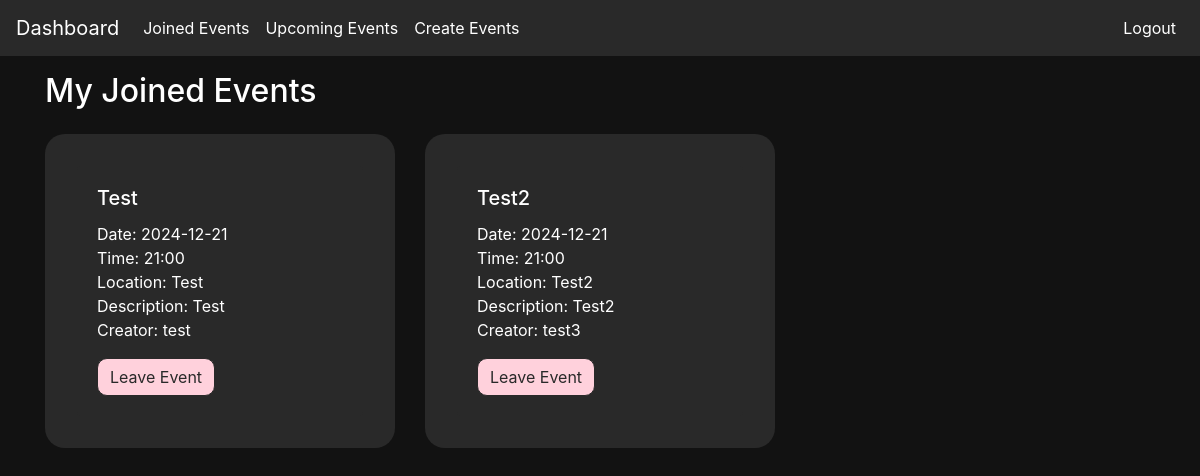
Page /myevents (signed in) on the committed database.
### app/models.py (models this page shows, shortened)
class Event(db.Model):
    id = db.Column(db.Integer, primary_key=True)
    title = db.Column(db.String(100), nullable=False)
    date = db.Column(db.DateTime, nullable=False)
    time = db.Column(db.DateTime, nullable=False)
    location = db.Column(db.String(100), nullable=False)
    description = db.Column(db.Text)
    attendees = db.relationship('User', secondary=attendance, back_populates='events_attending')
    likes = db.relationship('User', secondary=likes, back_populates='liked_events')
    creator_id = db.Column(db.Integer, db.ForeignKey('user.id'), nullable=False)
    creator = db.relationship('User', back_populates='created_events')

class User(db.Model, UserMixin):
    id = db.Column(db.Integer, primary_key=True)
    username = db.Column(db.String(50), unique=True, nullable=False)
    password = db.Column(db.String(200), nullable=False)
    events_attending = db.relationship('Event', secondary=attendance, back_populates='attendees')
    created_events = db.relationship('Event', back_populates='creator')
    liked_events = db.relationship('Event', secondary=likes, back_populates='likes')

### app/views.py (the view)
@app.route('/myevents', methods=['GET', 'POST'])
@login_required
def myevents():
    my_events = current_user.events_attending
    return render_template('myevents.html', my_events=my_events)

### app/models.py (called while the page is built)
@login_manager.user_loader
def load_user(user_id):
    return User.query.get(int(user_id))

### app/templates/myevents.html (shortened to what this page needs)
{% extends "base.html" %}
{% block content %}
<div class="container">
    <h2 class="event-title">My Joined Events</h2>
    <div class="row">
      {% for event in my_events %}
        <div class="col-md-4">
          <div class="container medium-widget-container mt-3">
            <div class="card">
              <div class="card-body">
                <h5 class="card-title">{{ event.title }}</h5>
                <p class="card-text">
                  Date: {{  event.date.strftime('%Y-%m-%d') }}<br>
                  Time: {{ event.time.strftime('%H:%M') }}<br>
                  Location: {{ event.location }}<br>
                  Description: {{ event.description }}<br>
                  Creator: {{ event.creator.username }}
                </p>
                <a href="{{ url_for('leave_event', event_id=event.id) }}" class="btn btn-primary">Leave Event</a>
              </div>
            </div>
          </div>
        </div>
      {% endfor %}
    </div>
  </div>
{% endblock %}

### app/static/styles.css (style rules this page uses)
#bootstrap-overrides { background-color: #121212; }
#bootstrap-overrides .btn-primary { background-color: #ffd1dc; border-color: #292929; color: #292929; border-radius: 10px; }
.medium-widget-container { background-color: #292929; padding: 2rem; border-radius: 20px; color: #ffffff; }
.card { background-color: #292929; border: none; }
.container { flex: 0 0 100%; margin-bottom: 12px; }
.event-title { color: #ffffff; }

### rows in the picture
Event: title "Test", date "2024-12-21", time "21:00", location "Test", description "Test", creator.username "test"
Event: title "Test2", date "2024-12-21", time "21:00", location "Test2", description "Test2", creator.username "test3"
